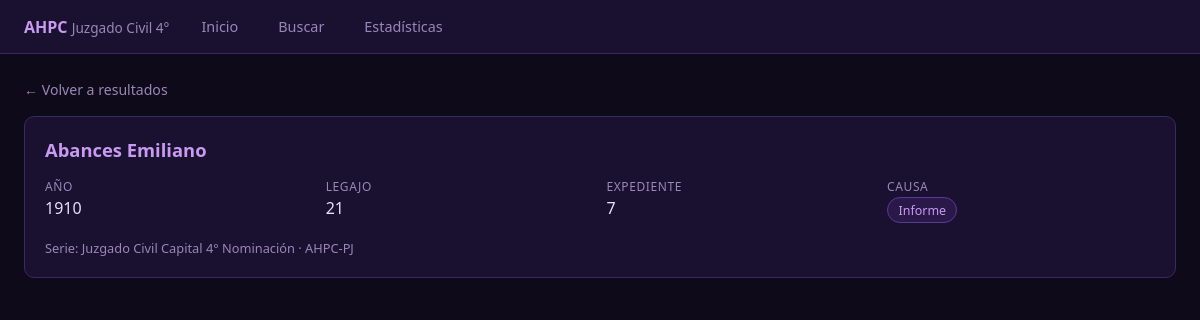
/detalle/10, run on the app's committed database.
### tables this page shows
CREATE TABLE registros (
    id INTEGER PRIMARY KEY AUTOINCREMENT,
    anio INTEGER,
    legajo TEXT,
    expediente TEXT,
    partes TEXT,
    causa TEXT
);

### app.py (the view)
@app.route('/detalle/<int:rid>')
def detalle(rid):
    rows = query("SELECT * FROM registros WHERE id = ?", (rid,))
    if not rows:
        return "Registro no encontrado", 404
    reg = dict(rows[0])
    apellido = reg['partes'].split(',')[0].strip() if reg['partes'] else ''
    otros_partes = []
    if apellido:
        otros_partes = query("""SELECT id, anio, legajo, expediente, partes, causa
                                FROM registros WHERE partes LIKE ? AND id != ?
                                ORDER BY partes ASC, anio ASC LIMIT 50""",
                             (f"{apellido}%", rid))
    return render_template('detalle.html', reg=reg,
                           otros_partes=[dict(r) for r in otros_partes],
                           apellido=apellido)

### app.py (called while the page is built)
def get_db():
    conn = sqlite3.connect(DB_PATH)
    conn.row_factory = sqlite3.Row
    return conn

def query(sql, params=()):
    conn = get_db()
    cur = conn.cursor()
    cur.execute(sql, params)
    rows = cur.fetchall()
    conn.close()
    return rows

### templates/detalle.html (shortened to what this page needs)
{% extends "base.html" %}
{% block body %}
<div class="container">
  <div style="margin-bottom:1rem">
    <a href="/buscar" style="color:var(--muted);font-size:.88rem">← Volver a resultados</a>
  </div>
  <div class="card" style="margin-bottom:1.2rem">
    <div style="font-size:1.15rem;font-weight:700;color:var(--accent2);margin-bottom:1rem">
      {{ reg.partes or '—' }}
    </div>
    <div class="detail-grid">
      <div class="detail-item"><div class="key">Año</div><div class="val">{{ reg.anio or '—' }}</div></div>
      <div class="detail-item"><div class="key">Legajo</div><div class="val">{{ reg.legajo or '—' }}</div></div>
      <div class="detail-item"><div class="key">Expediente</div><div class="val">{{ reg.expediente or '—' }}</div></div>
      <div class="detail-item">
        <div class="key">Causa</div>
        <div class="val">
          <a href="/causa/{{ reg.causa|urlencode }}" class="badge badge-causa">{{ reg.causa or '—' }}</a>
        </div>
      </div>
    </div>
    <div style="margin-top:1rem;font-size:.8rem;color:var(--muted)">
      Serie: Juzgado Civil Capital 4° Nominación · AHPC-PJ
    </div>
  </div>
</div>
{% endblock %}

### templates/base.html (style rules this page uses)
:root { --bg:#0f0a1a; --surface:#1a1030; --surface2:#251840; --accent:#9b59d0; --accent2:#c89af0; --accent3:#6c3a9e; --text:#e8dff8; --muted:#9a87b8; --border:#3a2860; --row1:#fff; --row2:#f5f0ff; }
* { box-sizing:border-box;margin:0;padding:0 }
body { background:var(--bg);color:var(--text);font-family:'Segoe UI',sans-serif;min-height:100vh }
a { color:var(--accent2);text-decoration:none }
.container { max-width:1200px;margin:0 auto;padding:1.5rem }
.card { background:var(--surface);border:1px solid var(--border);border-radius:10px;padding:1.25rem }
.badge { display:inline-block;background:var(--surface2);border:1px solid var(--border);color:var(--muted);border-radius:20px;padding:.2rem .65rem;font-size:.78rem }
.badge-causa { background:#2a1848;border-color:#5a3898;color:var(--accent2) }
.detail-grid { display:grid;grid-template-columns:repeat(auto-fit,minmax(160px,1fr));gap:.8rem;margin-bottom:1rem }
.detail-item .key { font-size:.75rem;color:var(--muted);text-transform:uppercase;letter-spacing:.05em }
.detail-item .val { font-size:1rem;color:var(--text);margin-top:.15rem }

### data on the page
registros: partes "Abances Emiliano", anio "1910", legajo "21", expediente "7", causa "Informe"
